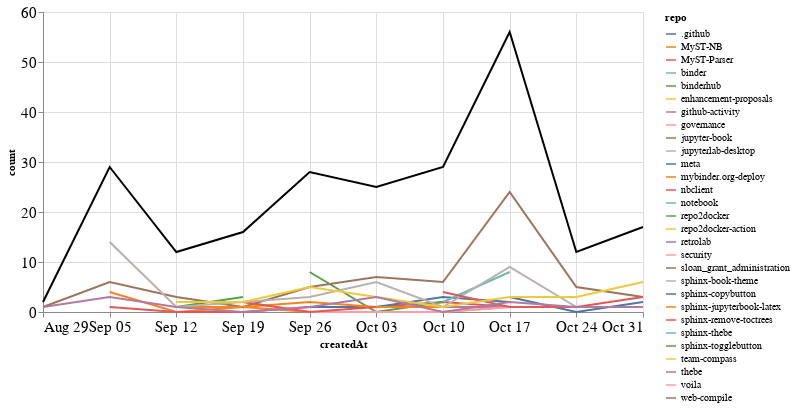

The notebook cell saved with this chart:
### Markdown cell above
### Comments

### Code cell
comments_time = comments.groupby('repo').resample('W', on='createdAt').count()['author'].reset_index()
comments_time = comments_time.rename(columns={'author': 'count'})
comments_time_total = comments_time.groupby('createdAt').agg({"count": "sum"}).reset_index()
ch1 = alt.Chart(comments_time, width=600).mark_line().encode(
    x='createdAt',
    y='count',
    color='repo',
    tooltip="repo"
)

ch2 = alt.Chart(comments_time_total, width=600).mark_line(color="black").encode(
    x='createdAt',
    y='count',
)

ch1 + ch2

### Figure 1 — Vega-Lite specification as saved in the notebook (floating-point values rounded to 4 significant figures)
{"config": {"axisLeft": {"labelFontSize": 15}, "axisBottom": {"labelFontSize": 15}}, "layer": [{"data": {"name": "data-55db9e98e099e8fdf18e3f42bb6f58cd"}, "mark": "line", "encoding": {"color": {"type": "nominal", "field": "repo"}, "tooltip": {"type": "nominal", "field": "repo"}, "x": {"type": "temporal", "field": "createdAt"}, "y": {"type": "quantitative", "field": "count"}}, "width": 600}, {"data": {"name": "data-fe07b5a278529cadf7778f796f5b2e0a"}, "mark": {"type": "line", "color": "black"}, "encoding": {"x": {"type": "temporal", "field": "createdAt"}, "y": {"type": "quantitative", "field": "count"}}, "width": 600}], "$schema": "https://vega.github.io/schema/vega-lite/v4.8.1.json", "datasets": {"data-55db9e98e099e8fdf18e3f42bb6f58cd": [{"repo": ".github", "createdAt": "2021-09-12T00:00:00", "count": 1}, {"repo": "MyST-NB", "createdAt": "2021-09-05T00:00:00", "count": 4}, {"repo": "MyST-NB", "createdAt": "2021-09-12T00:00:00", "count": 0}, {"repo": "MyST-NB", "createdAt": "2021-09-19T00:00:00", "count": 1}, {"repo": "MyST-NB", "createdAt": "2021-09-26T00:00:00", "count": 0}, {"repo": "MyST-NB", "createdAt": "2021-10-03T00:00:00", "count": 0}, {"repo": "MyST-NB", "createdAt": "2021-10-10T00:00:00", "count": 0}, {"repo": "MyST-NB", "createdAt": "2021-10-17T00:00:00", "count": 1}, {"repo": "MyST-NB", "createdAt": "2021-10-24T00:00:00", "count": 1}, {"repo": "MyST-Parser", "createdAt": "2021-09-05T00:00:00", "count": 1}, {"repo": "MyST-Parser", "createdAt": "2021-09-12T00:00:00", "count": 0}, {"repo": "MyST-Parser", "createdAt": "2021-09-19T00:00:00", "count": 0}, {"repo": "MyST-Parser", "createdAt": "2021-09-26T00:00:00", "count": 1}, {"repo": "MyST-Parser", "createdAt": "2021-10-03T00:00:00", "count": 1}, {"repo": "MyST-Parser", "createdAt": "2021-10-10T00:00:00", "count": 2}, {"repo": "MyST-Parser", "createdAt": "2021-10-17T00:00:00", "count": 1}, {"repo": "binder", "createdAt": "2021-09-19T00:00:00", "count": 1}, {"repo": "binderhub", "createdAt": "2021-09-26T00:00:00", "count": 8}, {"repo": "binderhub", "createdAt": "2021-10-03T00:00:00", "count": 0}, {"repo": "binderhub", "createdAt": "2021-10-10T00:00:00", "count": 2}, {"repo": "enhancement-proposals", "createdAt": "2021-10-10T00:00:00", "count": 2}, {"repo": "github-activity", "createdAt": "2021-10-10T00:00:00", "count": 1}, {"repo": "github-activity", "createdAt": "2021-10-17T00:00:00", "count": 1}, {"repo": "governance", "createdAt": "2021-09-19T00:00:00", "count": 2}, {"repo": "governance", "createdAt": "2021-09-26T00:00:00", "count": 0}, {"repo": "governance", "createdAt": "2021-10-03T00:00:00", "count": 0}, {"repo": "governance", "createdAt": "2021-10-10T00:00:00", "count": 0}, {"repo": "governance", "createdAt": "2021-10-17T00:00:00", "count": 1}, {"repo": "jupyter-book", "createdAt": "2021-08-29T00:00:00", "count": 1}, {"repo": "jupyter-book", "createdAt": "2021-09-05T00:00:00", "count": 6}, {"repo": "jupyter-book", "createdAt": "2021-09-12T00:00:00", "count": 3}, {"repo": "jupyter-book", "createdAt": "2021-09-19T00:00:00", "count": 1}, {"repo": "jupyter-book", "createdAt": "2021-09-26T00:00:00", "count": 5}, {"repo": "jupyter-book", "createdAt": "2021-10-03T00:00:00", "count": 7}, {"repo": "jupyter-book", "createdAt": "2021-10-10T00:00:00", "count": 6}, {"repo": "jupyter-book", "createdAt": "2021-10-17T00:00:00", "count": 24}, {"repo": "jupyter-book", "createdAt": "2021-10-24T00:00:00", "count": 5}, {"repo": "jupyter-book", "createdAt": "2021-10-31T00:00:00", "count": 3}, {"repo": "jupyterlab-desktop", "createdAt": "2021-09-26T00:00:00", "count": 1}, {"repo": "meta", "createdAt": "2021-09-26T00:00:00", "count": 1}, {"repo": "meta", "createdAt": "2021-10-03T00:00:00", "count": 1}, {"repo": "meta", "createdAt": "2021-10-10T00:00:00", "count": 3}, {"repo": "meta", "createdAt": "2021-10-17T00:00:00", "count": 2}, {"repo": "mybinder.org-deploy", "createdAt": "2021-09-12T00:00:00", "count": 1}, {"repo": "mybinder.org-deploy", "createdAt": "2021-09-19T00:00:00", "count": 1}, {"repo": "mybinder.org-deploy", "createdAt": "2021-09-26T00:00:00", "count": 2}, {"repo": "mybinder.org-deploy", "createdAt": "2021-10-03T00:00:00", "count": 1}, {"repo": "mybinder.org-deploy", "createdAt": "2021-10-10T00:00:00", "count": 1}, {"repo": "nbclient", "createdAt": "2021-09-19T00:00:00", "count": 2}, {"repo": "nbclient", "createdAt": "2021-09-26T00:00:00", "count": 0}, {"repo": "nbclient", "createdAt": "2021-10-03T00:00:00", "count": 1}, {"repo": "notebook", "createdAt": "2021-10-10T00:00:00", "count": 2}, {"repo": "notebook", "createdAt": "2021-10-17T00:00:00", "count": 8}, {"repo": "repo2docker", "createdAt": "2021-09-12T00:00:00", "count": 1}, {"repo": "repo2docker", "createdAt": "2021-09-19T00:00:00", "count": 3}, {"repo": "repo2docker-action", "createdAt": "2021-09-19T00:00:00", "count": 1}, {"repo": "retrolab", "createdAt": "2021-10-31T00:00:00", "count": 1}, {"repo": "security", "createdAt": "2021-10-03T00:00:00", "count": 1}, {"repo": "sloan_grant_administration", "createdAt": "2021-10-10T00:00:00", "count": 4}, {"repo": "sphinx-book-theme", "createdAt": "2021-09-05T00:00:00", "count": 14}, {"repo": "sphinx-book-theme", "createdAt": "2021-09-12T00:00:00", "count": 1}, {"repo": "sphinx-book-theme", "createdAt": "2021-09-19T00:00:00", "count": 2}, {"repo": "sphinx-book-theme", "createdAt": "2021-09-26T00:00:00", "count": 3}, {"repo": "sphinx-book-theme", "createdAt": "2021-10-03T00:00:00", "count": 6}, {"repo": "sphinx-book-theme", "createdAt": "2021-10-10T00:00:00", "count": 1}, {"repo": "sphinx-book-theme", "createdAt": "2021-10-17T00:00:00", "count": 9}, {"repo": "sphinx-book-theme", "createdAt": "2021-10-24T00:00:00", "count": 1}, {"repo": "sphinx-copybutton", "createdAt": "2021-10-17T00:00:00", "count": 3}, {"repo": "sphinx-copybutton", "createdAt": "2021-10-24T00:00:00", "count": 0}, {"repo": "sphinx-copybutton", "createdAt": "2021-10-31T00:00:00", "count": 2}, {"repo": "sphinx-jupyterbook-latex", "createdAt": "2021-10-03T00:00:00", "count": 1}, {"repo": "sphinx-remove-toctrees", "createdAt": "2021-10-10T00:00:00", "count": 4}, {"repo": "sphinx-remove-toctrees", "createdAt": "2021-10-17T00:00:00", "count": 1}, {"repo": "sphinx-remove-toctrees", "createdAt": "2021-10-24T00:00:00", "count": 1}, {"repo": "sphinx-remove-toctrees", "createdAt": "2021-10-31T00:00:00", "count": 3}, {"repo": "sphinx-thebe", "createdAt": "2021-09-05T00:00:00", "count": 1}, {"repo": "sphinx-togglebutton", "createdAt": "2021-10-31T00:00:00", "count": 1}, {"repo": "team-compass", "createdAt": "2021-09-12T00:00:00", "count": 2}, {"repo": "team-compass", "createdAt": "2021-09-19T00:00:00", "count": 2}, {"repo": "team-compass", "createdAt": "2021-09-26T00:00:00", "count": 5}, {"repo": "team-compass", "createdAt": "2021-10-03T00:00:00", "count": 3}, {"repo": "team-compass", "createdAt": "2021-10-10T00:00:00", "count": 1}, {"repo": "team-compass", "createdAt": "2021-10-17T00:00:00", "count": 3}, {"repo": "team-compass", "createdAt": "2021-10-24T00:00:00", "count": 3}, {"repo": "team-compass", "createdAt": "2021-10-31T00:00:00", "count": 6}, {"repo": "thebe", "createdAt": "2021-08-29T00:00:00", "count": 1}, {"repo": "thebe", "createdAt": "2021-09-05T00:00:00", "count": 3}, {"repo": "thebe", "createdAt": "2021-09-12T00:00:00", "count": 1}, {"repo": "thebe", "createdAt": "2021-09-19T00:00:00", "count": 0}, {"repo": "thebe", "createdAt": "2021-09-26T00:00:00", "count": 1}, {"repo": "thebe", "createdAt": "2021-10-03T00:00:00", "count": 3}, {"repo": "thebe", "createdAt": "2021-10-10T00:00:00", "count": 0}, {"repo": "thebe", "createdAt": "2021-10-17T00:00:00", "count": 2}, {"repo": "thebe", "createdAt": "2021-10-24T00:00:00", "count": 1}, {"repo": "thebe", "createdAt": "2021-10-31T00:00:00", "count": 1}, {"repo": "voila", "createdAt": "2021-09-12T00:00:00", "count": 2}, {"repo": "web-compile", "createdAt": "2021-09-26T00:00:00", "count": 1}], "data-fe07b5a278529cadf7778f796f5b2e0a": [{"createdAt": "2021-08-29T00:00:00", "count": 2}, {"createdAt": "2021-09-05T00:00:00", "count": 29}, {"createdAt": "2021-09-12T00:00:00", "count": 12}, {"createdAt": "2021-09-19T00:00:00", "count": 16}, {"createdAt": "2021-09-26T00:00:00", "count": 28}, {"createdAt": "2021-10-03T00:00:00", "count": 25}, {"createdAt": "2021-10-10T00:00:00", "count": 29}, {"createdAt": "2021-10-17T00:00:00", "count": 56}, {"createdAt": "2021-10-24T00:00:00", "count": 12}, {"createdAt": "2021-10-31T00:00:00", "count": 17}]}}
